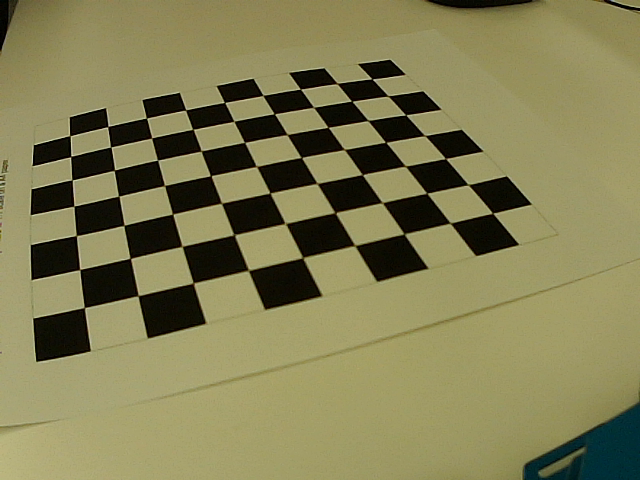
#> input picture neu_ro_arm/camera/calibration_photos/photos/0.png, 640 x 480 px, given in place of the camera
$ python camera.py
#> lines starting #> are read from the running program, lines starting #| are printed output that depends on the picture
#> (reads neu_ro_arm/camera/configs.npz from the repository)
### neu_ro_arm/camera/capturer.py
import cv2
import numpy as np
import threading
import time
import pybullet as pb

import neu_ro_arm.constants as constants

class Capturer:
    def __init__(self):
        '''Class to allow asynchronous video capture from camera
        '''
        self._lock = threading.Lock()
        self._started = False
        self._frame_rate = constants.frame_rate
        self._cap = None

    def set_camera_id(self, camera_id, run_async=True):
        '''Changes video capture to a different camera id number

        Captured images are forced to a height of 480, width of 640. This class
        can only handle a single camera at a time, so it will release an existing
        connection before creating the new one.

        Parameters
        ----------
        camera_id: int
            Camera number used to open cv2.VideoCapture instance
        run_async: bool, default True
            flag indicating whether another thread should be spawned to capture
            frames asynchronously from the camera

        Returns
        -------
        bool
            flag indicating if a connection was made to the camera.  a value of
            False suggests either an invalid camera id or the camera is already
            being used by another application
        '''
        # release any old connections
        self.release()

        self._camera_id = camera_id
        self._cap = cv2.VideoCapture(camera_id)
        self._cap.set(cv2.CAP_PROP_FRAME_WIDTH, 640)
        self._cap.set(cv2.CAP_PROP_FRAME_HEIGHT, 480)
        connected = self._cap.isOpened()
        if connected and run_async:
            self.start_async()
        return connected

    def start_async(self):
        '''Launches thread that captures frames from the camera.

        Resets all settings so recordings will be lost
        '''
        if self._started:
            # we need to stop before starting a new one
            self.stop_async()

        self._started = True
        self._ret, self._frame = self._cap.read()
#> self._frame is the input picture: shape (480, 640, 3); mean B, G, R 84, 126, 130.2
        self._img_shape = self._frame.shape
#> self._img_shape = (480, 640, 3)
        self._recording = False
        self._record_buffer = None
        self._record_id = None

        self.thread = threading.Thread(target=self._update,
                                       args=(),
                                       daemon=True)
        self.thread.start()

    def _update(self):
        '''Asynchronous reading of frames from camera, handles recording to buffer
        '''
        while self._started:
            ret, frame = self._cap.read()
            with self._lock:
                self._ret = ret
                self._frame = frame
                if self._recording:
                    if self._record_id < len(self._record_buffer):
                        self._record_buffer[self._record_id] = frame.copy()
                        self._record_id += 1
                    else:
                        self._recording = False
            time.sleep(1./self._frame_rate)

    # [53 lines left out: functions start_recording, end_recording, is_recording, get_recording, not called in this run]

    def read(self):
        '''Reads last frame from camera

        Returns None if camera failed to return a frame.

        Returns
        -------
        ndarray
            sequence of images
        '''
        if self._started:
            with self._lock:
                ret = self._ret
#> ret = True
                frame = self._frame.copy()
        else:
            ret, frame = self._cap.read()

        return frame if ret else None

    # [10 lines left out: function set_frame_rate, not called in this run]

    def stop_async(self):
        '''Closes thread that captures frames asynchronously
        '''
        if self._started:
            self._started = False
            self._recording = False
            self.thread.join()

    def __call__(self):
        return self.read()

    def release(self):
        '''Closes connection to current camera if it is open
        '''
        self.stop_async()
        if self._cap is not None and self._cap.isOpened():
            self._cap.release()

    def __del__(self):
        self.release()

class SimCapturer(Capturer):
    #TODO: find a good abstraction to unite the interface of simulated and real camera
    # i think we just need to create a simulator camera "cap" class that has method
    # "read"
    img_width = 640
    img_height = 480
    # [12 lines left out: functions __init__, read, not called in this run]

### neu_ro_arm/src/camera_utils.py
import numpy as np
import cv2
import os

import src.constants as constants

def find_arucotags(img, cam_mtx, dist_coeffs):
    gray = convert_gray(img)
    corners, ids, rejected = cv2.aruco.detectMarkers(
                                gray,
                                constants.aruco_dict,
                                parameters=constants.aruco_params,
                            )
    if ids is None:
        return []

    tag_size = constants.tag_size
    rvecs, tvecs, _ = cv2.aruco.estimatePoseSingleMarkers(corners, tag_size,
                                                          cam_mtx, dist_coeffs)
    tags = []
    for i in range(len(corners)):
        cube2cam = transformation_matrix(rvecs[i], tvecs[i])
        tags.append({'tag_id' : ids[i][0],
                     'corners' : corners[i].reshape((4,2)),
                     'cube2cam' : cube2cam,
                     # 'rvec' : rvecs[i],
                     # 'tvec' : tvecs[i],
                    })

    return tags

def find_cubes(img, cam_mtx, dist_coeffs, cam2world):
    tags = find_arucotags(img, cam_mtx, dist_coeffs)

    cubes = []
    vertices = constants.cube_vertices.copy()
    vertices[:,2] -= 0.5*constants.cube_size

    for tag in tags:
        cube2world = np.dot(cam2world, tag['cube2cam'])
        tmp_vertices = coord_transform(cube2world, vertices)
        cube = {'pos' : cube2world[:3,3],
                'rot' : rotmat2euler(cube2world[:3,:3]),
                'id' : tag['tag_id'],
                'vertices' : tmp_vertices,
                'center' : tmp_vertices.mean(axis=0),
               }
        cubes.append(cube)

    return cubes

# [13 lines left out: function project_world2pixel, not called in this run]

def rvec2euler(rvec):
    return rotmat2euler(cv2.Rodrigues(rvec)[0])

def rvec2quat(rvec):
    euler = rvec2euler(rvec)
    return euler2quat(euler)

# [38 lines left out: functions euler2quat, rotmat2euler, reshape_image, rescale_image, not called in this run]

def convert_gray(img):
    return cv2.cvtColor(img, cv2.COLOR_RGB2GRAY)

# [75 lines left out: functions transformation_matrix, inverse_transformation_matrix, coord_transform, calc_distortion_matrix, not called in this run]

### neu_ro_arm/camera/gui.py
import numpy as np
import cv2
from abc import abstractmethod

from neu_ro_arm.camera import camera_utils
import neu_ro_arm.constants as constants

class GUI:
    def __init__(self, capturer):
        '''Class that displays images or camera feed using cv2 gui

        Parameters
        ----------
        capturer : obj
            instance of Capturer class
        '''
        self._cap = capturer

    def show(self,
             img=None,
             window_name='',
             exit_keys=[],
             modifier_fns=[]
            ):
        '''Show an image or feed until exit keys are pressed

        Parameters
        ----------
        img : array_like, optional
            single image to be displayed; if not provided, the feed from the
            capturer will be used
        window_name : str
            title for the window that displays image
        exit_keys : list of int
            list of keys that will close window when pressed; keys are represented
            as the integer corresponding to the unicode character; for instance,
            if we want to close on 'y' and 'n', then we would use
            exit_keys=[ord('y'),ord('n')]
        modifier_fns : list of obj
            list of GUIModifierFunction instances that will be called in order
            to modify the image being displayed

        Returns
        -------
        int
            integer representing last unicode character detected, a value of -1
            means no key press was detected
        '''
        use_live = img is None

        k = -1
        cv2.namedWindow(window_name)
        cv2.startWindowThread()
        cv2.setWindowProperty(window_name,
                              cv2.WND_PROP_TOPMOST, 1)
        while True:
            if use_live:
                img = self._cap.read()

            canvas = img.copy()
            for mod_fn in modifier_fns:
                canvas = mod_fn(canvas, img)
#> this loop made 1 pass
#> pass 1, in find_arucotags, `gray = convert_gray(img)`:
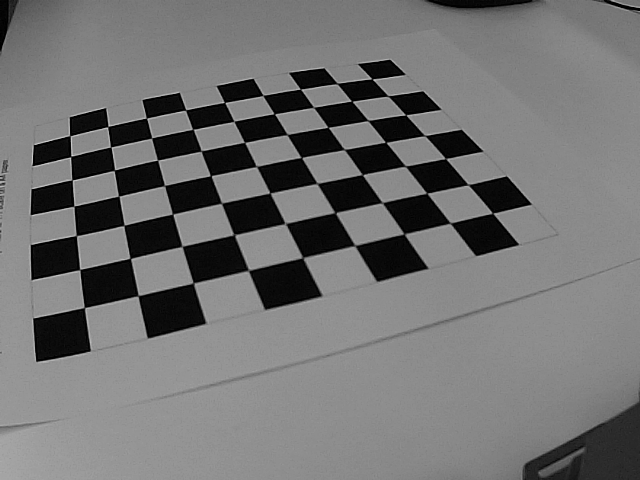
#> gray: shape (480, 640); min 0, max 219, mean 113.9

            cv2.imshow(window_name, canvas)
            k = cv2.waitKey(int(1000/self._cap._frame_rate))
#> (key Esc is pressed here)
            if k == 27 or k in exit_keys:
                break

        # wait key is needed to get window to close on Mac
        cv2.waitKey(1)
        cv2.destroyAllWindows()
        cv2.waitKey(1)

        return k

class ImageModifierFunction:
    def __init__(self, cam_configs):
        '''Function that performs some image operations and adds modifications
        for debugging/visualization purposed

        Must implement __call__ method which will be used by GUI for plotting

        Parameters
        ----------
        cam_configs : dict
            all configs used by camera, these are needed for some image processing
            especially coordinate transforms
        '''
        self.cam_configs = cam_configs

    # [18 lines left out: function __call__, not called in this run]

class ShowCubes(ImageModifierFunction):
    def __init__(self, cam_configs, include_id=False):
        super().__init__(cam_configs)
        self.include_id = include_id

    def __call__(self, canvas, original):
        '''Draws wireframe models for all cubes detected in the image via
        aruco tag detection
        '''
        cubes = camera_utils.find_cubes(original,
                                     self.cam_configs['mtx'],
                                     self.cam_configs['dist_coeffs'],
                                     self.cam_configs['cam2world'],
                                     )

        for cube in cubes:
            vert_px = camera_utils.project_to_pixels(cube.vertices,
                                        self.cam_configs['rvec'],
                                        self.cam_configs['tvec'],
                                        self.cam_configs['mtx'],
                                        self.cam_configs['dist_coeffs'],
                                       ).astype(int)

            for a, b in constants.cube_edges:
                canvas = cv2.line(canvas, tuple(vert_px[a]), tuple(vert_px[b]),
                                  (255, 0, 0), thickness=2)

            if self.include_id:
                text_org = tuple(np.mean(vert_px, axis=0).astype(int))
                canvas = cv2.putText(canvas, str(cube.id_),
                                    org=text_org,
                                    fontFace=cv2.FONT_HERSHEY_SIMPLEX,
                                    fontScale=0.8,
                                    thickness=2,
                                    color=(0, 0, 255)
                                    )

        return canvas

class ShowArucoTags(ImageModifierFunction):
    # [24 lines left out: function __call__, not called in this run]

class ShowFace(ImageModifierFunction):
    # [16 lines left out: function __call__, not called in this run]

### neu_ro_arm/camera/camera.py
import numpy as np
import cv2
import time


import neu_ro_arm.transformation_utils as tfm
from neu_ro_arm.camera import camera_utils
from neu_ro_arm.camera.gui import GUI
from neu_ro_arm.camera.capturer import Capturer
import neu_ro_arm.constants as constants

class Camera:
    CONFIG_FILE = "neu_ro_arm/camera/configs.npz"
    def __init__(self, camera_id=None):
        '''Changes video capture to a different camera id number

        Parameters
        ----------
        camera_id: int, optional
            Camera number to read frames from.  The default value is None,
            meaning that the camera number will be taken from the config file.
            Use this parameter to override the config file

        Attributes
        ----------
        cap : obj
            Capturer instance used to read frames from camera
        gui : obj
            GUI instance used for plotting frames
        '''
        self.cap = Capturer()
        self.gui = GUI(self.cap)

        self.unpack_configs()

        # override camera_id config
        if camera_id is not None:
            self._camera_id = camera_id

        is_connected = self.connect()
        if not is_connected:
            print(f'[ERROR] Failed to connect to camera{camera_id}.')
            return

    def connect(self):
        '''Sets up connection to camera

        Returns
        -------
        bool
            True if connection was successful, False otherwise
        '''
        is_connected = self.cap.set_camera_id(self._camera_id)
        return is_connected

    # [155 lines left out: functions frame_rate, _calc_distortion_matrix, calc_location, start_recording, end_recording, wait_for_recording and 3 more, not called in this run]

    def unpack_configs(self, write=True):
        '''Reads config file, writing to private attributes if desired

        Parameters
        ----------
        write : bool, default to True
            True if configs should be written to private attributes

        Raises
        ------
        KeyError
            If one of the private attributes does not exist in the config
            file.

        Returns
        -------
        dict
            configs that were found in config file
        '''
        configs = dict(np.load(self.CONFIG_FILE))

        if write:
            try:
                self._camera_id = int(configs['camera_id'])
                self._rvec = configs['rvec']
                self._tvec = configs['tvec']
                self._mtx = configs['mtx']
                self._undistort_mtx = configs['undistort_mtx']
                self._undistort_roi = configs['undistort_roi']
                self._dist_coeffs = configs['dist_coeffs']
                self._world2cam = configs['world2cam']
                self._cam2world = configs['cam2world']
            except KeyError as e:
                print(f'[ERROR] Some camera configs [{e}] are missing. Run setup_camera.py '
                      'to properly populate config file.')

        return configs

    # [9 lines left out: function get_image, not called in this run]

    # [26 lines of commented-out code are left out]

    def __call__(self):
        return self.get_image()

if __name__ == "__main__":
    from neu_ro_arm.camera.gui import ShowCubes
    cam = Camera()
    cam.gui.show(modifier_fns=[ShowCubes(cam.unpack_configs(False))])
